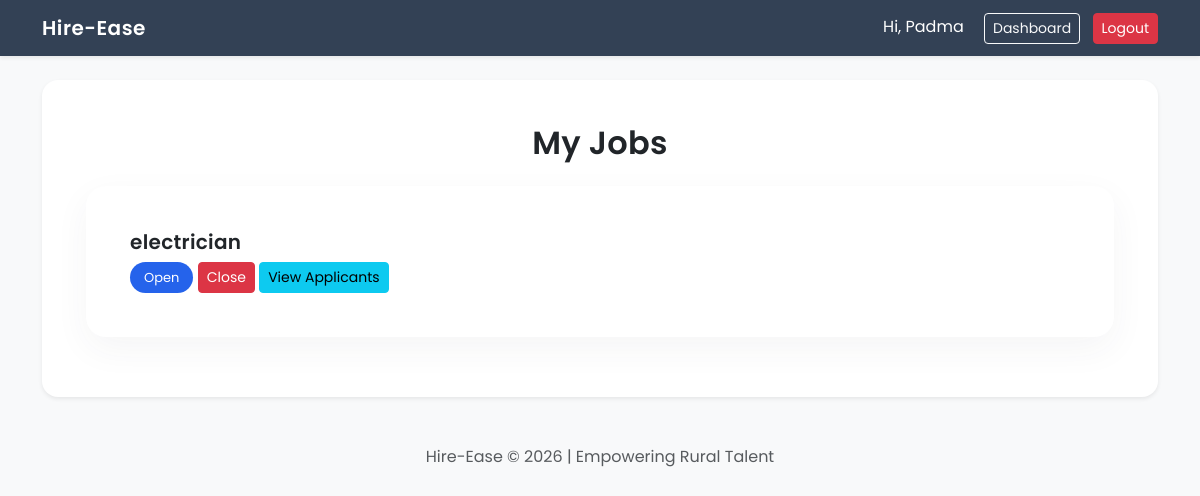
The app's page /my_jobs (signed in), older data.
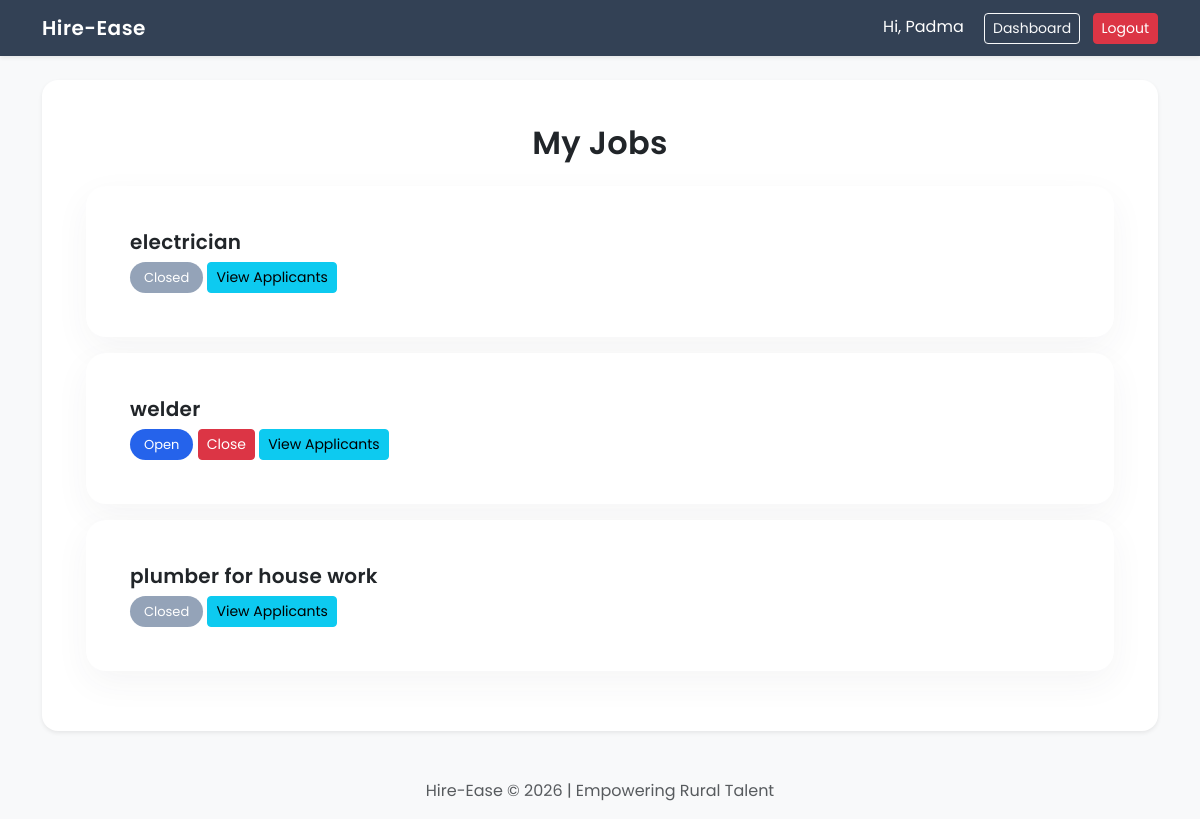
The same page, newer data.
### tables this page shows
CREATE TABLE jobs (
            id INTEGER PRIMARY KEY AUTOINCREMENT,
            user_id INTEGER,
            title TEXT,
            description TEXT,
            district TEXT,
            required_skill TEXT,
            status TEXT,
            max_hires INTEGER
        );

### app.py (the view)
@app.route("/my_jobs")
def my_jobs():
    if "user_id" not in session or session["role"] != "employer":
        return redirect("/login")
    conn = sqlite3.connect("hireease.db")
    c = conn.cursor()
    c.execute("SELECT id, title, status FROM jobs WHERE user_id=?",
              (session["user_id"],))
    jobs = c.fetchall()
    conn.close()
    return render_template("my_jobs.html", jobs=jobs)

### templates/my_jobs.html
{% extends "base.html" %}
{% block content %}
<div class="card shadow-sm rounded-4 mb-4">
    <div class="card-body">
        <h2 class="mb-4 text-center">My Jobs</h2>
        {% for job in jobs %}
        <div class="card mb-3">
            <div class="card-body">
                <h5>{{ job[1] }}</h5>
                {% if job[2] == "Open" %}
                    <span class="badge-open">Open</span>
                {% else %}
                    <span class="badge-closed">Closed</span>
                {% endif %}
                {% if job[2] == "Open" %}
                    <a href="/close_job/{{ job[0] }}" class="btn btn-danger btn-sm">Close</a>
                {% endif %}
                <a href="/view_applicants/{{ job[0] }}" class="btn btn-info btn-sm">
                    View Applicants
                </a>
            </div>
        </div>
        {% endfor %}
    </div>
</div>
{% endblock %}

Row changes from the older to the newer data that the page shows:
changed jobs "electrician": status "Open Close" → "Closed"
added jobs: title "welder", status "Open"
added jobs: title "plumber for house work", status "Closed"
